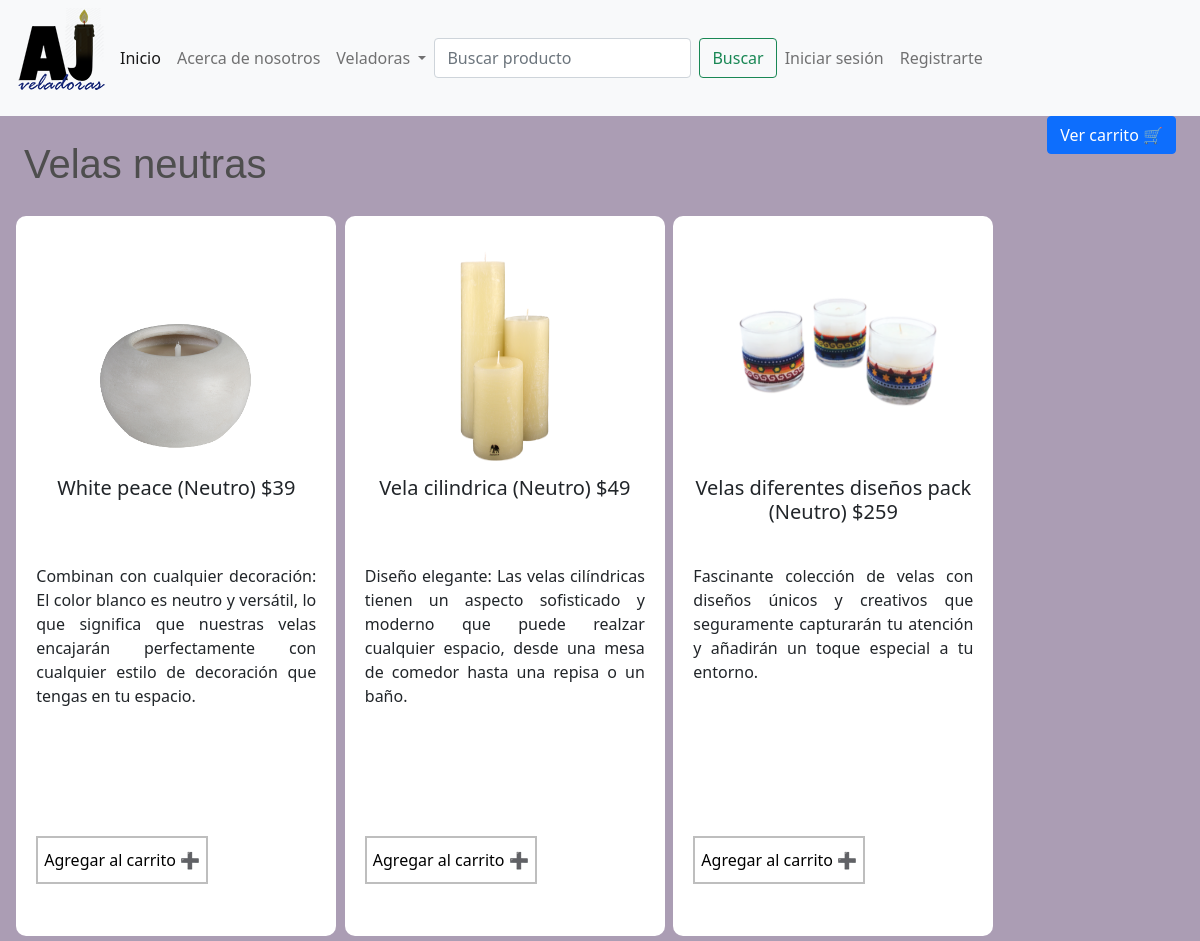
Page /neutre.php on the committed database.
### tables this page shows
CREATE TABLE IF NOT EXISTS `productos` (
  `id` int NOT NULL AUTO_INCREMENT,
  `item_name` varchar(250) NOT NULL,
  `item_odor` varchar(250) NOT NULL,
  `item_type` varchar(250) NOT NULL,
  `price` float NOT NULL,
  `description` varchar(250) NOT NULL,
  `image` varchar(250) NOT NULL,
  PRIMARY KEY (`id`)
);

### neutre.php (the view, shortened to what this page needs)
<!DOCTYPE html>
<html lang="en">
<head>
    <link href="https://cdn.jsdelivr.net/npm/bootstrap@5.0.2/dist/css/bootstrap.min.css" rel="stylesheet">
    <link rel="stylesheet" href="css/styles.css">
</head>
<body>
    <?php
        include 'layouts/nav.php';
    ?>
    <form class="form-cart" target="paypal" action="https://www.paypal.com/cgi-bin/webscr" method="post">
        <input class="btn btn-primary" type="submit" value="Ver carrito &#128722;">
    </form>
    <h1 class="candle-type-tittle">Velas neutras</h1>
    <?php
        include('connection.php');
        $consul = "SELECT * FROM productos WHERE item_type = 'neutro'";
        $resul = mysqli_query($connection, $consul) or die ("Algo salio mal");
        while($column = mysqli_fetch_array($resul)){
            echo "<div class=item-area>";
                echo "<div class=candles-area>";
                    echo "<img class=candle-img src=images/".$column['image'].">";
                    echo "<div>";
                        echo "<h5 class=card-title>".$column['item_name']." (".$column['item_odor'].") $".$column['price']."</h5>";
                        echo "<p class=card-text>".$column['description']."</p>";
                        echo "<form style=margin-top: 5px target=paypal action=https://www.paypal.com/cgi-bin/webscr method=post>";
                            echo "<button class=button type=submit>Agregar al carrito &#10133;</button>";
                        echo "</form>";
                    echo "</div>";
                echo "</div>";
            echo "</div>";
        }
    ?>
</body>
</html>

### css/styles.css (style rules this page uses)
.home-body { background-color: rgb(171, 157, 180); }
.candle-type-tittle { text-align: left; margin-top: 2%; margin-bottom: 2%; margin-left: 2%; color: rgb(78, 78, 78); font-family: sans-serif; }
.item-area { margin-left: 1%; margin-right: 10%; }
.candles-area { border-radius: 10px 10px 10px 10px; background-color: white; width: 20rem; height: 45rem; text-align: justify; margin: 0.4%; float: left; padding: 20px; }
.candle-img { height: 15rem; width: 15rem; display: block; margin: auto; }
.form-cart { float: right; margin-right: 2%; }
.card-title { text-align: center; height: 5rem; }
.card-text { height: 16rem; }
.button { border: solid 2px rgb(190, 190, 190); background-color: white; height: 3rem; }

### rows in the picture
productos: image (picture), item_name "White peace", item_odor "Neutro", price "39", description "Combinan con cualquier decoración: El color blanco es neutro y versátil, lo que significa que nuestras velas encajarán perfectamente con cualquier estilo de decoración que tengas en tu espacio."
productos: image (picture), item_name "Vela cilindrica", item_odor "Neutro", price "49", description "Diseño elegante: Las velas cilíndricas tienen un aspecto sofisticado y moderno que puede realzar cualquier espacio, desde una mesa de comedor hasta una repisa o un baño."
productos: image (picture), item_name "Velas diferentes diseños pack", item_odor "Neutro", price "259", description "Fascinante colección de velas con diseños únicos y creativos que seguramente capturarán tu atención y añadirán un toque especial a tu entorno."
